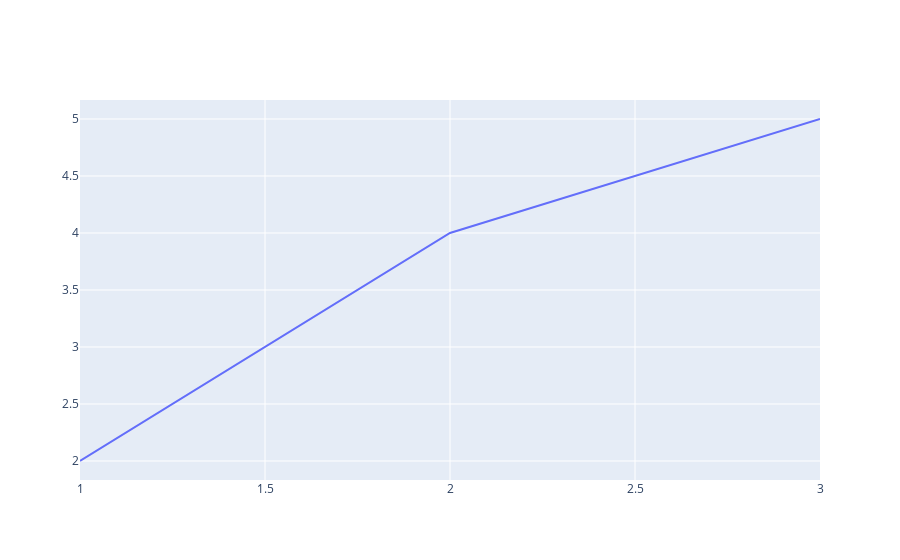

Notebook code cell kept with this figure:
### Markdown cell above
> Uncomment and run the code below

### Code cell
trace2 = trace_values([1, 2, 3], [2, 4, 5], 'lines', 'line trace')
plot({'data': [trace2]})

### Figure 1 — Plotly figure (JSON) as saved in the notebook; plotly's stock layout.template omitted (floating-point values rounded to 4 significant figures)
{"data": [{"mode": "lines", "name": "line trace", "type": "scatter", "x": [1, 2, 3], "y": [2, 4, 5]}], "layout": {}}
